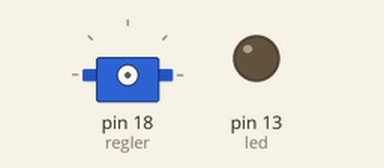
Simulated run of this sketch. Board: Arduino Mega 2560, built with avr-gcc and run on an emulated ATmega2560. Shown: servo, output pins drawn as LEDs (lit = HIGH).

Above: at 0.1 s.
At 2.1 s:
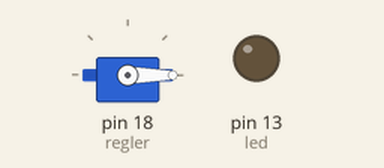
Timing chart, 0 to 3.6 s (numbered marks = the images above):
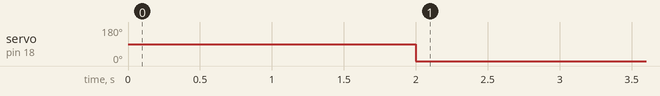

Measured:
- by itself, servo on pin 18 (regler): 90° → 0° at 2.0 s

The sketch:

funkeEinlesenPPMUndReglerSteuernInterrupt.ino
```cpp
#define HWSERIAL Serial2
#include <Servo.h>

Servo regler;

//Definieren der Empfängerpins
int rx = 23;
//LED Pin
int led = 13;
//Initialisieren der Empfängerdaten Variablen
volatile int32_t rxData[] = {0,0,0,0,0,0,0,0};
//Initialisieren der Zeitvariablen für die Empfänger Interrupts
volatile uint32_t rxPre = 1;

volatile uint8_t channelNr = 0;

//Interrupt Funktionen
//PPM
  void rxFALLING() {
    if(micros()-rxPre > 8000) {
      channelNr = 0;
    }
    else {
      rxData[channelNr] = micros()-rxPre;
      channelNr++;
    }
    rxPre = micros();
  }


void setup() {
  // Serielles Funlkmodul initialisieren
        HWSERIAL.begin(9600);
        Serial.begin(115200);
  //LED Pin auf Output
        pinMode(led,OUTPUT);
  //Empfängerpins auf input
        pinMode(rx,INPUT);
  //Interrupt
        attachInterrupt(digitalPinToInterrupt(rx), rxFALLING, FALLING);
  delay(1000);
  HWSERIAL.println("Ready when you are!");
  //auf stabilisierung der Werte warten
  regler.attach(18);
  regler.write(90);
  delay(1000);


}

void loop() {
  /*HWSERIAL.println("--------");
  for(int i=0; i<8;i++) {
    HWSERIAL.print("CH");
    HWSERIAL.print(i);
    HWSERIAL.print(": ");
    HWSERIAL.println(rxData[i]);
  }*/
  //Motor nur starten, wenn failsave switch off
  if(rxData[4] < 1000) {
    regler.write(map(rxData[0], 990, 2010, 0, 180));
  }
  else {
    regler.write(0);
  }
  //delay(20);
}
```
